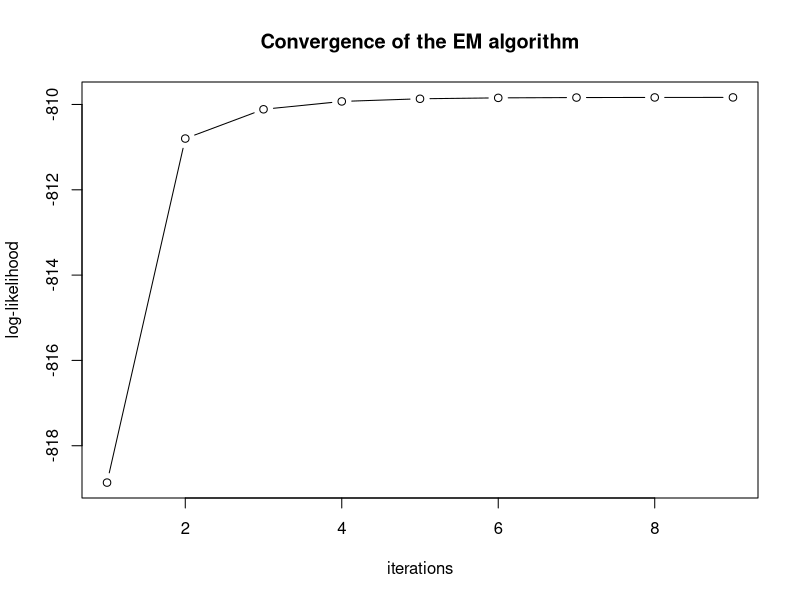
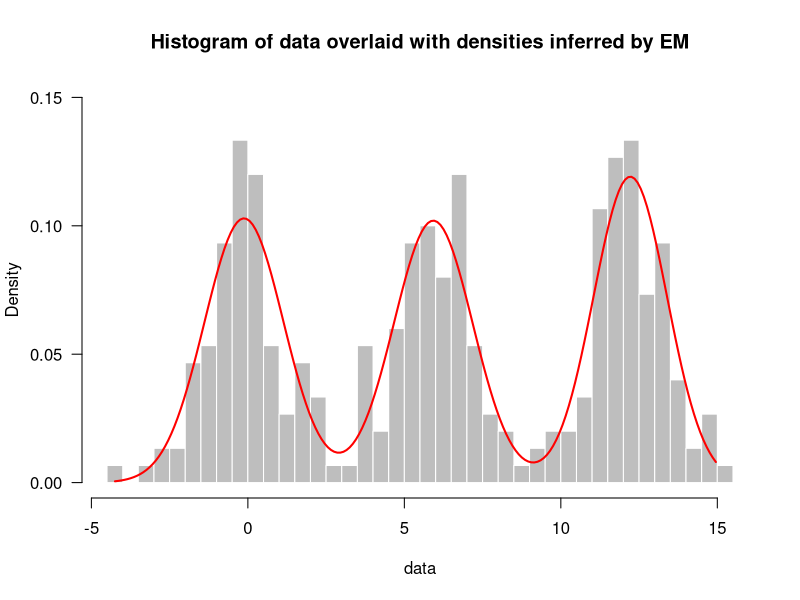

Recreate these plots in R, in order.
## ---- chunk 1
simulUnivData <- function(K=2, N=100, gap=6){
  mus <- seq(0, gap*(K-1), gap)
  sigmas <- runif(n=K, min=0.5, max=1.5)
  tmp <- floor(rnorm(n=K-1, mean=floor(N/K), sd=5))
  ns <- c(tmp, N - sum(tmp))
  clusters <- as.factor(matrix(unlist(lapply(1:K, function(k){rep(k, ns[k])})),
                               ncol=1))
  obs <- matrix(unlist(lapply(1:K, function(k){
    rnorm(n=ns[k], mean=mus[k], sd=sigmas[k])
  })))
  new.order <- sample(1:N, N)
  obs <- obs[new.order]
  rownames(obs) <- NULL
  clusters <- clusters[new.order]
  return(list(obs=obs, clusters=clusters, mus=mus, sigmas=sigmas,
              mix.weights=ns/N))
}
## ---- chunk 2
Estep <- function(data, params){
  calcMembershipProbas(data, params$mus, params$sigmas, params$mix.weights)
}

calcMembershipProbas <- function(data, mus, sigmas, mix.weights){
  N <- length(data)
  K <- length(mus)
  tmp <- matrix(unlist(lapply(1:N, function(i){
    x <- data[i]
    norm.const <- sum(unlist(Map(function(mu, sigma, mix.weight){
      mix.weight * calcUnivNormDens(x, mu, sigma)}, mus, sigmas, mix.weights)))
    unlist(Map(function(mu, sigma, mix.weight){
      mix.weight * calcUnivNormDens(x, mu, sigma) / norm.const
    }, mus[-K], sigmas[-K], mix.weights[-K]))
  })), ncol=K-1, byrow=TRUE)
  membership.probas <- cbind(tmp, apply(tmp, 1, function(x){1 - sum(x)}))
  names(membership.probas) <- NULL
  return(membership.probas)
}

calcUnivNormDens <- function(x, mu, sigma){
  return( 1/(sigma * sqrt(2*pi)) * exp(-1/(2*sigma^2)*(x-mu)^2) )
}
## ---- chunk 3
Mstep <- function(data, params, membership.probas){
  params.new <- list()
  sum.membership.probas <- apply(membership.probas, 2, sum)
  params.new$mus <- calcMlEstimMeans(data, membership.probas,
                                     sum.membership.probas)
  params.new$sigmas <- calcMlEstimStdDevs(data, params.new$mus,
                                          membership.probas,
                                          sum.membership.probas)
  params.new$mix.weights <- calcMlEstimMixWeights(data, membership.probas,
                                                  sum.membership.probas)
  return(params.new)
}

calcMlEstimMeans <- function(data, membership.probas, sum.membership.probas){
  K <- ncol(membership.probas)
  sapply(1:K, function(k){
    sum(unlist(Map("*", membership.probas[,k], data))) /
      sum.membership.probas[k]
  })
}

calcMlEstimStdDevs <- function(data, means, membership.probas,
                              sum.membership.probas){
  K <- ncol(membership.probas)
  sapply(1:K, function(k){
    sqrt(sum(unlist(Map(function(p.ki, x.i){
      p.ki * (x.i - means[k])^2
    }, membership.probas[,k], data))) /
    sum.membership.probas[k])
  })
}

calcMlEstimMixWeights <- function(data, membership.probas,
                                  sum.membership.probas){
  K <- ncol(membership.probas)
  sapply(1:K, function(k){
    1/length(data) * sum.membership.probas[k]
  })
}
## ---- chunk 4
logLikelihood <- function(data, mus, sigmas, mix.weights){
  loglik <- sum(sapply(data, function(x){
    log(sum(unlist(Map(function(mu, sigma, mix.weight){
      mix.weight * calcUnivNormDens(x, mu, sigma)
    }, mus, sigmas, mix.weights))))
  }))
  return(loglik)
}
## ---- chunk 5
EMalgo <- function(data, params, threshold.convergence=10^(-2), nb.iter=10,
                   verbose=1){
  logliks <- vector()
  i <- 1
  if(verbose > 0) cat(paste("iter ", i, "\n", sep=""))
  membership.probas <- Estep(data, params)
  params <- Mstep(data, params, membership.probas)
  loglik <- logLikelihood(data, params$mus, params$sigmas,
                          params$mix.weights)
  logliks <- append(logliks, loglik)
  while(i < nb.iter){
    i <- i + 1
    if(verbose > 0) cat(paste("iter ", i, "\n", sep=""))
    membership.probas <- Estep(data, params)
    params <- Mstep(data, params, membership.probas)
    loglik <- logLikelihood(data, params$mus, params$sigmas,
                            params$mix.weights)
    if(loglik < logliks[length(logliks)]){
      msg <- paste("the log-likelihood is decreasing:",
                   loglik, "<", logliks[length(logliks)])
      stop(msg, call.=FALSE)
    }
    logliks <- append(logliks, loglik)
    if(abs(logliks[i] - logliks[i-1]) <= threshold.convergence)
      break
  }
  return(list(params=params, membership.probas=membership.probas,
              logliks=logliks, nb.iters=i))
}
## ---- chunk 6
K <- 3
N <- 300
simul <- simulUnivData(K, N)
data <- simul$obs
## ---- chunk 7
params0 <- list(mus=runif(n=K, min=min(data), max=max(data)),
                sigmas=rep(1, K),
                mix.weights=rep(1/K, K))
res <- EMalgo(data, params0, 10^(-3), 1000, 1)
## ---- chunk 8
plot(res$logliks, xlab="iterations", ylab="log-likelihood",
     main="Convergence of the EM algorithm", type="b")
## ---- chunk 9
hist(data, breaks=30, freq=FALSE, col="grey", border="white",
     ylim=c(0,0.15), las=1,
     main="Histogram of data overlaid with densities inferred by EM")
rx <- seq(from=min(data), to=max(data), by=0.1)
ds <- lapply(1:K, function(k){
  dnorm(x=rx, mean=res$params$mus[k], sd=res$params$sigmas[k])
})
f <- sapply(1:length(rx), function(i){
  res$params$mix.weights[1] * ds[[1]][i] +
    res$params$mix.weights[2] * ds[[2]][i] +
    res$params$mix.weights[3] * ds[[3]][i]
})
lines(rx, f, col="red", lwd=2)
## ---- chunk 10
print(sessionInfo(), locale=FALSE)
